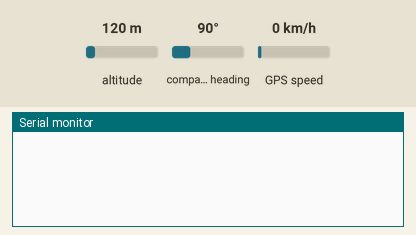
Simulated run of this sketch. Board: ESP32. On the bench: the last lines printed to the serial monitor. The inputs (shaded band) are chosen by the test bench; at power-on: altitude 120 m, compass heading 90°, GPS speed 0 km/h. The GPS gets a fix after 3 s at 37.7749, -122.4194 with 8 satellites.

Above: at 1.2 s.
1.3 s: altitude set to 20 m
At 3.8 s:
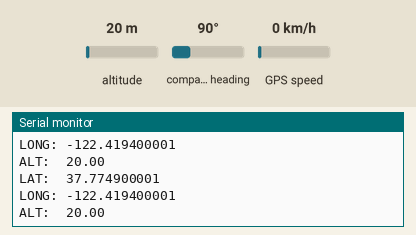
4.5 s: altitude set to 250 m
At 5.8 s:
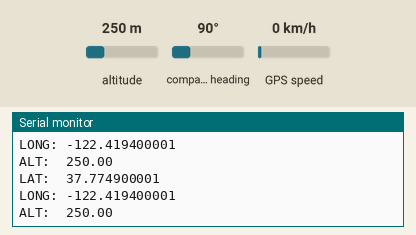

Measured:
- after the input at 1.3 s, the serial monitor: prints a new line after 1.7 s (image 1)
- after the input at 4.5 s, the serial monitor: prints a new line after 0.51 s (image 2)

The sketch:

test2_GPS-ESP32-PC.ino
```cpp
#include <TinyGPS++.h>

TinyGPSPlus gps;
//HardwareSerial Serial2(1);

void setup() {
  // initialize both serial ports:
  Serial.begin(115200);
  Serial2.begin(115200);
}

void loop() {
  while (Serial2.available() > 0) {
    char c = Serial2.read();
    gps.encode(c);
    if (gps.location.isUpdated()) {
      Serial.print("LAT:  "); Serial.println(gps.location.lat(), 9);
      Serial.print("LONG: "); Serial.println(gps.location.lng(), 9);
      Serial.print("ALT:  "); Serial.println(gps.altitude.meters());
    }
  }
}
```
